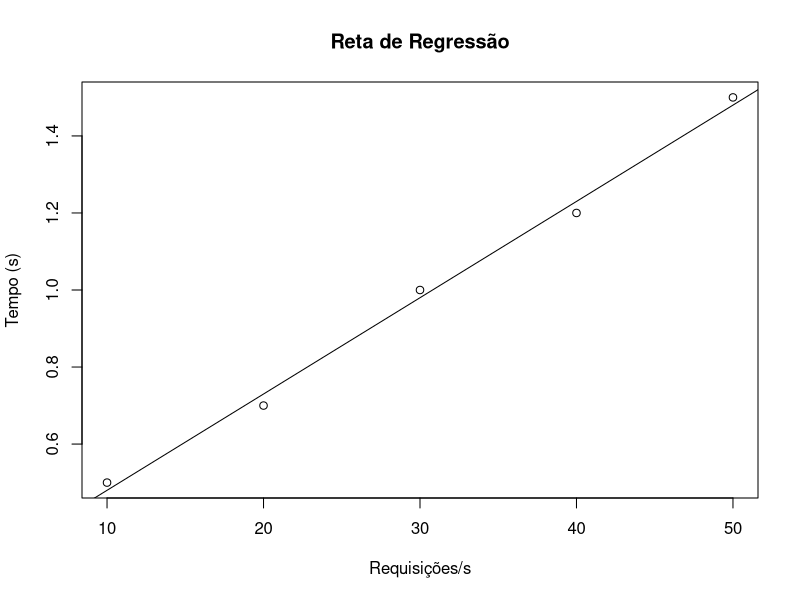

Reproduce this figure in R.
#Um engenheiro de software deseja prever o tempo de resposta de uma API com base no número de requisições por segundo que o servidor recebe. Foram coletados os dados aprsentados na tabela abaixo:

#Dados
req.segundos <- c(10,20,30,40,50);
respostas <- c(0.5, 0.7, 1.0, 1.2, 1.5);

#Modelo de regressão linear
modelo <- lm(respostas ~ req.segundos);
coeficientes <- coef(modelo);
print(coeficientes);


#Determine a reta de regress ̃ao linear simples
plot(req.segundos, respostas, main = "Reta de Regressão", xlab = "Requisições/s", ylab = "Tempo (s)")
abline(modelo, col = "black");



#Estime o tempo de resposta se o servidor receber 45 requisi ̧c ̃oes por segundo.
previsto <- data.frame(req.segundos = 45);
resultado <- predict(modelo, newdata = previsto);

#Resultado: [1] 1.355. Levaria cerca de 1.355 segundos para responder a 45 requisições por segundo.
print(resultado);